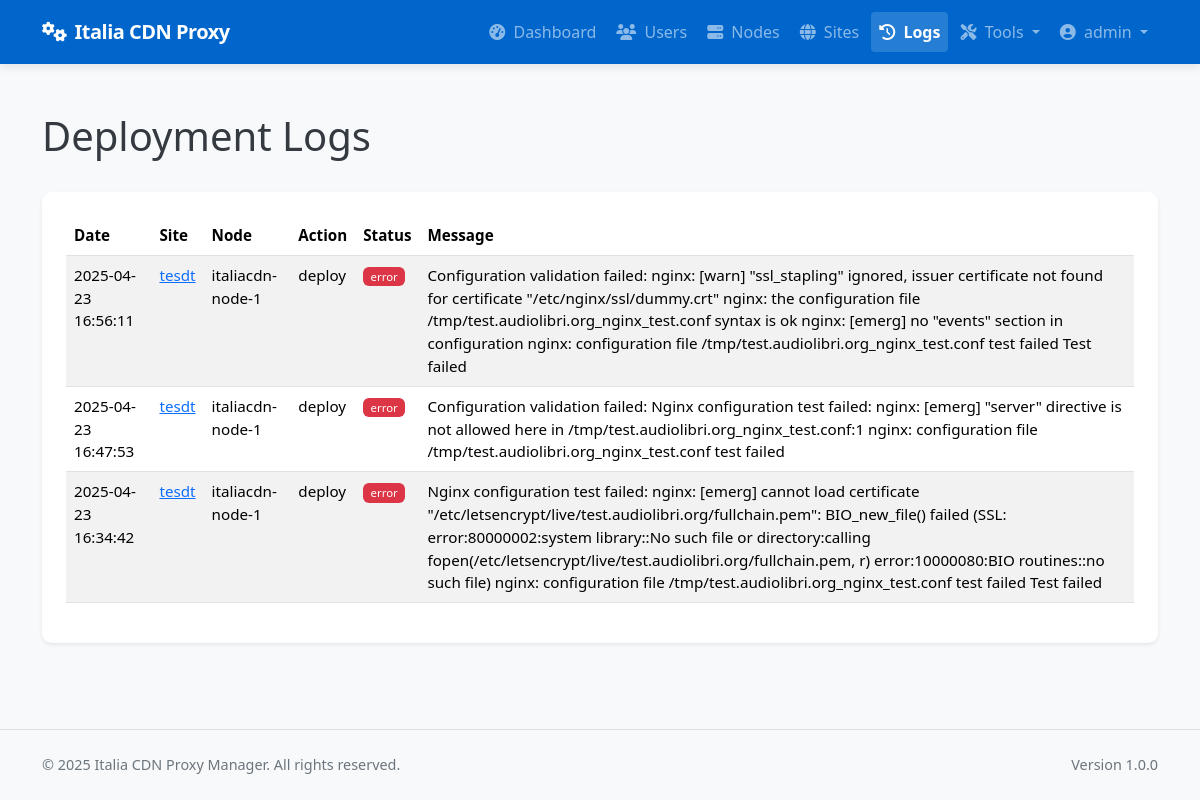
Before: /admin/logs (signed in) with the older database file.
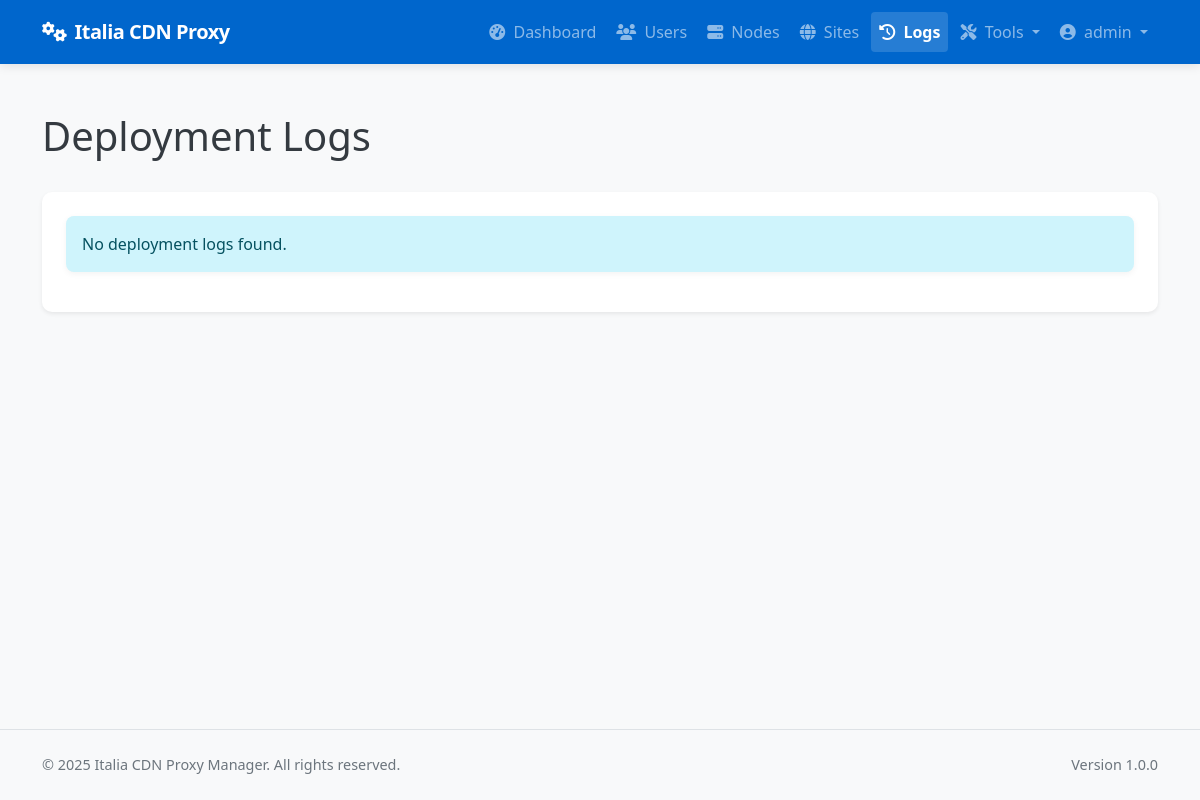
After: the same page with the newer database file.
### app/models/models.py (models this page shows, shortened)
class User(db.Model):
    __tablename__ = 'users'
    id = db.Column(db.Integer, primary_key=True)
    username = db.Column(db.String(64), unique=True, index=True, nullable=False)
    email = db.Column(db.String(120), unique=True, index=True, nullable=False)
    password_hash = db.Column(db.String(128), nullable=False)
    role = db.Column(db.String(20), nullable=False, default='client')  # 'admin' or 'client'
    is_active = db.Column(db.Boolean, default=True)
    created_at = db.Column(db.DateTime, default=datetime.utcnow)
    last_login = db.Column(db.DateTime, nullable=True)
    sites = db.relationship('Site', backref='owner', lazy='dynamic')
    def is_admin(self):
        return self.role == 'admin'

class DeploymentLog(db.Model):
    __tablename__ = 'deployment_logs'
    id = db.Column(db.Integer, primary_key=True)
    site_id = db.Column(db.Integer, db.ForeignKey('sites.id'), nullable=False)
    node_id = db.Column(db.Integer, db.ForeignKey('nodes.id'), nullable=False)
    user_id = db.Column(db.Integer, db.ForeignKey('users.id'), nullable=True)  # Who performed the action
    action = db.Column(db.String(64), nullable=False)  # deploy, update, remove, ssl_renew, discovery, rollback
    status = db.Column(db.String(20), nullable=False)  # success, error
    message = db.Column(db.Text, nullable=True)
    created_at = db.Column(db.DateTime, default=datetime.utcnow)
    site = db.relationship('Site', backref=db.backref('deployment_logs', lazy='dynamic'))
    node = db.relationship('Node', backref=db.backref('deployment_logs', lazy='dynamic'))
    user = db.relationship('User', backref=db.backref('deployment_logs', lazy='dynamic'))

class Site(db.Model):
    __tablename__ = 'sites'
    id = db.Column(db.Integer, primary_key=True)
    name = db.Column(db.String(64), nullable=False)
    domain = db.Column(db.String(255), unique=True, nullable=False)
    protocol = db.Column(db.String(10), nullable=False, default='https')  # http or https
    origin_protocol = db.Column(db.String(10), nullable=False, default='http')  # http or https for origin
    origin_address = db.Column(db.String(255), nullable=False)  # Backend server address
    origin_port = db.Column(db.Integer, nullable=False)
    user_id = db.Column(db.Integer, db.ForeignKey('users.id'), nullable=True)  # Allow null for discovered sites
    is_active = db.Column(db.Boolean, default=True)
    is_blocked = db.Column(db.Boolean, default=False)
    is_discovered = db.Column(db.Boolean, default=False)  # Whether this site was discovered from node
    use_waf = db.Column(db.Boolean, default=False)
    force_https = db.Column(db.Boolean, default=True)  # New column to force HTTP to HTTPS redirect
    enable_cache = db.Column(db.Boolean, default=True)
    cache_time = db.Column(db.Integer, default=3600)  # Cache time in seconds, default 1 hour
    cache_static_time = db.Column(db.Integer, default=86400)  # Cache time for static assets in seconds, default 1 day
    custom_cache_rules = db.Column(db.Text, nullable=True)  # Custom cache rules in Nginx format
    cache_browser_time = db.Column(db.Integer, default=3600)  # Browser cache time in seconds, default 1 hour
    created_at = db.Column(db.DateTime, default=datetime.utcnow)
    updated_at = db.Column(db.DateTime, default=datetime.utcnow, onupdate=datetime.utcnow)
    custom_config = db.Column(db.Text, nullable=True)  # Additional Nginx configuration
    site_nodes = db.relationship('SiteNode', backref='site', lazy='dynamic')
    ssl_certificates = db.relationship('SSLCertificate', backref='site', lazy='dynamic')
    config_versions = db.relationship('ConfigVersion', backref='site', lazy='dynamic')

class Node(db.Model):
    __tablename__ = 'nodes'
    id = db.Column(db.Integer, primary_key=True)
    name = db.Column(db.String(64), unique=True, nullable=False)
    ip_address = db.Column(db.String(45), nullable=False)  # IPv4 or IPv6
    ssh_port = db.Column(db.Integer, default=22)
    ssh_user = db.Column(db.String(64), nullable=False)
    ssh_key_path = db.Column(db.String(256), nullable=True)  # Path to SSH key file
    ssh_password = db.Column(db.String(256), nullable=True)  # Encrypted password (if using password auth)
    is_active = db.Column(db.Boolean, default=True)
    is_discovered = db.Column(db.Boolean, default=False)  # Whether this node was discovered from YAML
    created_at = db.Column(db.DateTime, default=datetime.utcnow)
    updated_at = db.Column(db.DateTime, default=datetime.utcnow, onupdate=datetime.utcnow)
    nginx_config_path = db.Column(db.String(256), default='/etc/nginx/conf.d')
    nginx_reload_command = db.Column(db.String(256), default='sudo systemctl reload nginx')
    detected_nginx_path = db.Column(db.String(256), nullable=True)  # Store detected nginx path
    site_nodes = db.relationship('SiteNode', backref='node', lazy='dynamic')

### app/controllers/admin.py (the view)
@admin.route('/logs')
@login_required
@admin_required
def deployment_logs():
    logs = DeploymentLog.query.order_by(DeploymentLog.created_at.desc()).all()
    return render_template('admin/logs.html', logs=logs)

### app/models/__init__.py (called while the page is built)
@login_manager.user_loader
def load_user(user_id):
    return User.query.get(int(user_id))

### app/services/access_control.py (called while the page is built)
def admin_required(f):
    @wraps(f)
    def decorated_function(*args, **kwargs):
        if not current_user.is_admin():
            flash('You need admin privileges to access this page.', 'error')
            return abort(403)
        return f(*args, **kwargs)
    return decorated_function

### app/templates/admin/logs.html (shortened to what this page needs)
{% extends 'base.html' %}
{% block content %}
<div class="container py-4">
    <div class="d-flex justify-content-between align-items-center mb-4">
        <h1>Deployment Logs</h1>
    </div>
    <div class="card shadow-sm">
        <div class="card-body">
            {% if logs %}
                <div class="table-responsive">
                    <table class="table table-striped table-hover">
                        <thead>
                            <tr>
                                <th>Date</th>
                                <th>Site</th>
                                <th>Node</th>
                                <th>Action</th>
                                <th>Status</th>
                                <th>Message</th>
                            </tr>
                        </thead>
                        <tbody>
                            {% for log in logs %}
                            <tr>
                                <td>{{ log.created_at.strftime('%Y-%m-%d %H:%M:%S') }}</td>
                                <td>
                                    <a href="{{ url_for('admin.view_site', site_id=log.site_id) }}">
                                        {{ log.site.name }}
                                    </a>
                                </td>
                                <td>{{ log.node.name }}</td>
                                <td>{{ log.action }}</td>
                                <td>
                                    <span class="badge bg-{{ 'success' if log.status == 'success' else 'danger' }}">
                                        {{ log.status }}
                                    </span>
                                </td>
                                <td>{{ log.message }}</td>
                            </tr>
                            {% endfor %}
                        </tbody>
                    </table>
                </div>
            {% else %}
                <div class="alert alert-info">
                    No deployment logs found.
                </div>
            {% endif %}
        </div>
    </div>
</div>
{% endblock %}

### app/templates/base.html (shortened to what this page needs)
<!DOCTYPE html>
<html lang="en">
<head>
    <link href="https://cdn.jsdelivr.net/npm/bootstrap@5.3.2/dist/css/bootstrap.min.css" rel="stylesheet">
    <link rel="stylesheet" href="https://cdnjs.cloudflare.com/ajax/libs/font-awesome/6.4.2/css/all.min.css">
</head>
<body>
    <header>
        <nav class="navbar navbar-expand-lg navbar-dark bg-primary">
            <div class="container">
                <a class="navbar-brand" href="/">
                    <i class="fas fa-cogs me-2"></i>Italia CDN Proxy
                </a>
                <div class="collapse navbar-collapse" id="navbarNav">
                    <ul class="navbar-nav ms-auto">
                        {% if current_user.is_authenticated %}
                            {% if current_user.is_admin() %}
                                <li class="nav-item">
                                    <a class="nav-link {% if request.endpoint == 'admin.dashboard' %}active{% endif %}" href="{{ url_for('admin.dashboard') }}">
                                        <i class="fas fa-tachometer-alt me-1"></i> Dashboard
                                    </a>
                                </li>
                                <li class="nav-item">
                                    <a class="nav-link {% if 'admin.list_users' in request.endpoint %}active{% endif %}" href="{{ url_for('admin.list_users') }}">
                                        <i class="fas fa-users me-1"></i> Users
                                    </a>
                                </li>
                                <li class="nav-item">
                                    <a class="nav-link {% if 'admin.list_nodes' in request.endpoint %}active{% endif %}" href="{{ url_for('admin.list_nodes') }}">
                                        <i class="fas fa-server me-1"></i> Nodes
                                    </a>
                                </li>
                                <li class="nav-item">
                                    <a class="nav-link {% if 'admin.list_sites' in request.endpoint %}active{% endif %}" href="{{ url_for('admin.list_sites') }}">
                                        <i class="fas fa-globe me-1"></i> Sites
                                    </a>
                                </li>
                                <li class="nav-item">
                                    <a class="nav-link {% if request.endpoint == 'admin.deployment_logs' %}active{% endif %}" href="{{ url_for('admin.deployment_logs') }}">
                                        <i class="fas fa-history me-1"></i> Logs
                                    </a>
                                </li>
                                <li class="nav-item dropdown">
                                    <a class="nav-link dropdown-toggle" href="#" id="adminToolsDropdown" role="button" data-bs-toggle="dropdown" aria-expanded="false">
                                        <i class="fas fa-tools me-1"></i> Tools
                                    </a>
                                </li>
                            {% endif %}
                            <li class="nav-item dropdown">
                                <a class="nav-link dropdown-toggle" href="#" id="userDropdown" role="button" data-bs-toggle="dropdown" aria-expanded="false">
                                    <i class="fas fa-user-circle me-1"></i> {{ current_user.username }}
                                </a>
                            </li>
                        {% endif %}
                    </ul>
                </div>
            </div>
        </nav>
    </header>
    <main>
        {% block content %}{% endblock %}
    </main>
    <footer class="bg-light py-4 mt-auto border-top">
        <div class="container">
            <div class="row">
                <div class="col-md-6 text-center text-md-start">
                    <p class="mb-0">&copy; 2025 Italia CDN Proxy Manager. All rights reserved.</p>
                </div>
                <div class="col-md-6 text-center text-md-end">
                    <p class="mb-0">Version 1.0.0</p>
                </div>
            </div>
        </div>
    </footer>
</body>
</html>

### app/templates/base.html (style rules this page uses)
:root { --primary-color: #0066CC; --primary-dark: #0052a3; --success-color: #198754; --info-color: #0dcaf0; --warning-color: #ffc107; --danger-color: #dc3545; }
body { min-height: 100vh; display: flex; flex-direction: column; background-color: #f8f9fa; color: #343a40; }
main { flex: 1; padding: 1.5rem 0; }
.navbar-brand { font-weight: 700; letter-spacing: -0.5px; }
.navbar { box-shadow: 0 2px 10px rgba(0, 0, 0, 0.1); padding: 0.75rem 1rem; }
.nav-link { font-weight: 500; transition: all 0.2s ease; padding: 0.5rem 1rem; border-radius: 4px; margin: 0 0.125rem; }
.card { border-radius: 0.625rem; box-shadow: 0 4px 12px rgba(0, 0, 0, 0.05); border: none; margin-bottom: 1.75rem; overflow: hidden; transition: transform 0.2s, box-shadow 0.2s; }
.card-body { padding: 1.5rem; }
.bg-primary { background-color: var(--primary-color) !important; }
.nav-link.active { font-weight: 600; background-color: rgba(255, 255, 255, 0.15); }
.alert { border-radius: 0.5rem; border: none; box-shadow: 0 2px 6px rgba(0, 0, 0, 0.05); }
footer { font-size: 0.9rem; color: #6c757d; }

Changed rows visible on the page:
removed DeploymentLog: created_at "2025-04-23 16:56:11", site.name "tesdt", node.name "italiacdn-node-1", action "deploy", status "error", message "Configuration validation failed: nginx: [warn] \"ssl_stapling\" ignored, issuer certificate not found for certificate \"/etc/nginx/ssl/dummy.crt\" nginx: the configuration file /tmp/test.audiolibri.org_nginx_test.conf syntax is ok nginx: [emerg] no \"events\" section in configuration nginx: configuration file /tmp/test.audiolibri.org_nginx_test.conf test failed Test failed"
removed DeploymentLog: created_at "2025-04-23 16:47:53", site.name "tesdt", node.name "italiacdn-node-1", action "deploy", status "error", message "Configuration validation failed: Nginx configuration test failed: nginx: [emerg] \"server\" directive is not allowed here in /tmp/test.audiolibri.org_nginx_test.conf:1 nginx: configuration file /tmp/test.audiolibri.org_nginx_test.conf test failed"
removed DeploymentLog: created_at "2025-04-23 16:34:42", site.name "tesdt", node.name "italiacdn-node-1", action "deploy", status "error", message "Nginx configuration test failed: nginx: [emerg] cannot load certificate \"/etc/letsencrypt/live/test.audiolibri.org/fullchain.pem\": BIO_new_file() failed (SSL: error:80000002:system library::No such file or directory:calling fopen(/etc/letsencrypt/live/test.audiolibri.org/fullchain.pem, r) error:10000080:BIO routines::no such file) nginx: configuration file /tmp/test.audiolibri.org_nginx_test.conf test failed Test failed"
Other visible differences:
text no longer shown: "Date Site Node Action Status Message"
text now shown: "No deployment logs found."
